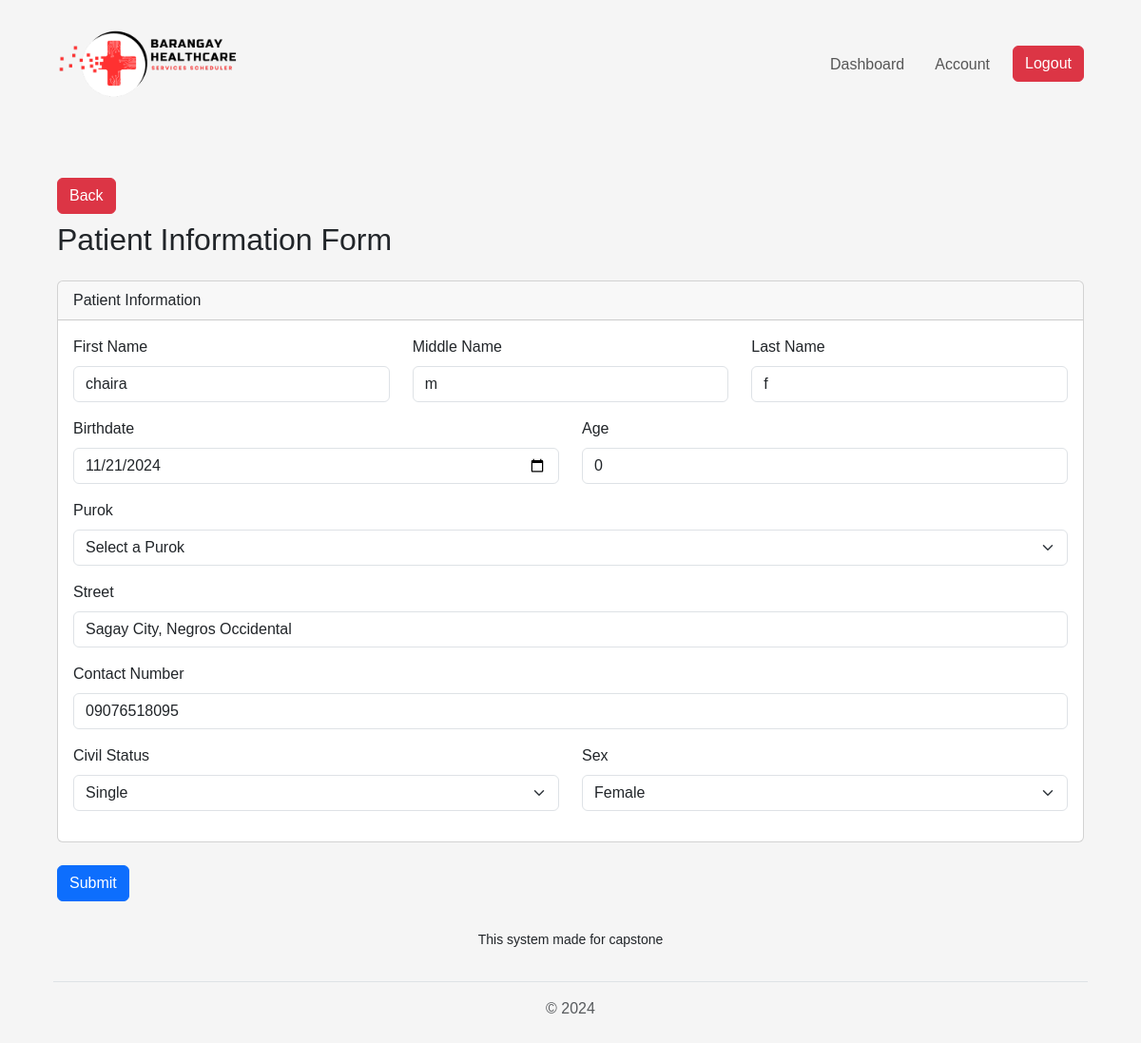
The app's page /view/pages/patient/update.php?PatientID=PATIENTNUM-00D09899F0FD (signed in) with its own data.
### tables this page shows
CREATE TABLE `tbl_patient_info` (
  `id` int(11) NOT NULL,
  `patient_id` varchar(255) NOT NULL,
  `fname` varchar(255) NOT NULL,
  `mname` varchar(255) NOT NULL,
  `lname` varchar(255) NOT NULL,
  `birthdate` varchar(255) NOT NULL,
  `age` varchar(255) NOT NULL,
  `address` varchar(255) NOT NULL,
  `phone_number` varchar(255) NOT NULL,
  `civil_status` varchar(255) NOT NULL,
  `sex` varchar(255) NOT NULL
);

### connection/connection.php (called while the page is built, shortened)
<?php
class config {
    public function __construct(){
        $dsn = "mysql:host=".H.";dbname=".DB;
        $username = U;
        $password = P;
        try {
            $this->pdo = new PDO($dsn, $username, $password);
        } catch (PDOException $e) {
            die("Connection failed: " . $e->getMessage());
        }
    }
}
?>

### controller/PatientController.php (called while the page is built, shortened)
<?php
require_once('../../../services/PatientServices.php');
$patientServices = new PatientServices();
if(isset($_GET['PatientID'])){
    $patientID = $_GET['PatientID'];
    $specificPatient = $patientServices->getAllPatientById($patientID);
}
?>

### services/PatientServices.php (called while the page is built, shortened)
<?php
require_once("../../../connection/connection.php");
class PatientServices extends config {
    public function getAllPatientById($patientID) {
        try {
        $query = "SELECT
                        pi.fname,
                        pi.mname,
                        pi.lname,
                        pi.birthdate,
                        pi.age,
                        pi.address,
                        pi.phone_number,
                        pi.civil_status,
                        pi.sex,
                        h.date,
                        h.created_by,
                        h.last_update
                    FROM
                        tbl_patient_info AS pi
                    JOIN
                        tbl_history AS h ON pi.patient_id = h.patient_id_fk
                    WHERE
                        pi.patient_id = :patientID";
            $stmt = $this->pdo->prepare($query);
            $stmt->bindParam(':patientID', $patientID);
            $stmt->execute();
            $patientInfo = $stmt->fetch(PDO::FETCH_ASSOC);
            if ($patientInfo) {
                return $patientInfo;
            } else {
                return null;
            }
        } catch (PDOException $e) {
            echo "Error: " . $e->getMessage();
            return false;
        }
    }
}
?>

### view/pages/patient/update.php (the view, shortened to what this page needs)
<?php
    include_once('../../components/header.php');
    include_once('../../../controller/PatientController.php');
?>
<div class="container mt-5">
<a href="index.php" class="btn btn-danger my-2"> Back </a>
    <h2 class="mb-4">Patient Information Form</h2>
    <form action="" method="POST">
        <div class="card mb-4">
            <div class="card-header">Patient Information</div>
            <div class="card-body">
                <div class="row mb-3">
                    <div class="col-md-4">
                        <label for="fname" class="form-label">First Name</label>
                        <input type="text" class="form-control" value="<?php echo htmlspecialchars($specificPatient['fname']); ?>" id="fname" name="fname" required>
                    </div>
                    <div class="col-md-4">
                        <label for="mname" class="form-label">Middle Name</label>
                        <input type="text" class="form-control" value="<?php echo htmlspecialchars($specificPatient['mname']); ?>" id="mname" name="mname" required>
                    </div>
                    <div class="col-md-4">
                        <label for="lname" class="form-label">Last Name</label>
                        <input type="text" class="form-control" value="<?php echo htmlspecialchars($specificPatient['lname']); ?>" id="lname" name="lname" required>
                    </div>
                </div>
                <div class="row mb-3">
                    <div class="col-md-6">
                        <label for="birthdate" class="form-label">Birthdate</label>
                        <input type="date" class="form-control" value="<?php echo htmlspecialchars($specificPatient['birthdate']); ?>" id="birthdate" name="birthdate" required>
                    </div>
                    <div class="col-md-6">
                        <label for="age" class="form-label">Age</label>
                        <input type="number" class="form-control" value="<?php echo htmlspecialchars($specificPatient['age']); ?>" id="age" name="age" required>
                    </div>
                </div>
                <div class="mb-3">
                    <label for="purok" class="form-label">Purok</label>
                    <select class="form-select" name="purok" id="Purok" required>
                        <option value="" disabled selected>Select a Purok</option>
                    </select>
                </div>
                <div class="mb-3">
                    <label for="address" class="form-label">Street</label>
                    <input type="text" class="form-control" value="<?php echo htmlspecialchars($specificPatient['address']); ?>" id="address" name="address" required>
                </div>
                <div class="mb-3">
                    <label for="phone_number" class="form-label">Contact Number</label>
                    <input type="number" class="form-control" value="<?php echo htmlspecialchars($specificPatient['phone_number']); ?>" id="phone_number" name="phone_number" required>
                </div>
                <div class="row mb-3">
                    <div class="col-md-6">
                        <label for="civil_status" class="form-label">Civil Status</label>
                        <select class="form-select" id="civil_status" name="civil_status" required>
                            <option value="Single" <?php echo ($specificPatient['civil_status'] == 'Single') ? 'selected' : ''; ?>>Single</option>
                        </select>
                    </div>
                    <div class="col-md-6">
                        <label for="sex" class="form-label">Sex</label>
                        <select class="form-select" id="sex" name="sex" required>
                            <option value="Female" <?php echo ($specificPatient['sex'] == 'Female') ? 'selected' : ''; ?>>Female</option>
                        </select>
                    </div>
                </div>
            </div>
        </div>
        <button type="submit" class="btn btn-primary">Submit</button>
    </form>
</div>
<?php include_once('../../components/footer.php'); ?>

### view/css/style.css (style rules this page uses)
body { padding: 5px; background-color: #f5f5f5; font-family: Arial, sans-serif; }

### records on screen
tbl_patient_info: fname "chaira", mname "m", lname "f", birthdate "11/21/2024", age "0", address "Sagay City, Negros Occidental", phone_number "09076518095", civil_status "Single", sex "Female"
